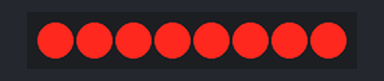
Simulated run of this sketch. Board: Arduino Uno, built with avr-gcc and run on an emulated ATmega328P. On the bench: 8 shift-register outputs drawn as a row of LEDs (first output left, lit = HIGH). Wiring (inferred from the names in the program): shift register (74HC595): data pin 2; shift clock pin 0. Wiring (inferred from the signals the program sends): row of LEDs: on Q0, Q1, Q2, Q3, Q4, Q5, Q6, Q7.

Above: at 0.1 s.
At 37.1 s:
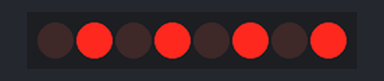
Timing chart, 0 to 39.5 s (numbered marks = the images above):
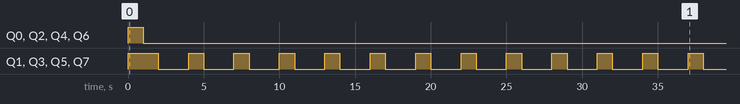

The sketch:

sketch_sep15a.ino
```cpp
const int clockPin = 0; //SN74HC164N
const int dataPinA = 1;
const int dataPinB = 2;
const int dataPinC = 3;
const int dataPinD = 4;

void setup() {
  // put your setup code here, to run once:
  pinMode(clockPin, OUTPUT);
  pinMode(dataPinA, OUTPUT);
  pinMode(dataPinB, OUTPUT);
  pinMode(dataPinC, OUTPUT);
  pinMode(dataPinD, OUTPUT);

}

void loop() {
  // put your main code here, to run repeatedly:
  shiftOut(dataPinA, clockPin, MSBFIRST, B10011001);
  delay(1000);
  shiftOut(dataPinB, clockPin, MSBFIRST, B01010101);
  delay(1000);
  shiftOut(dataPinC, clockPin, MSBFIRST, B01010110);
  shiftOut(dataPinD, clockPin, MSBFIRST, B01010100);
  delay(1000);

}
```

Measured:
- by itself, Q0, Q2, Q4, Q6: LOW → HIGH at 0.00 s, → LOW 1.0 s later
- by itself, Q1, Q3, Q5, Q7: repeats every 3.0 s: LOW 2.0 s, HIGH 1.0 s
